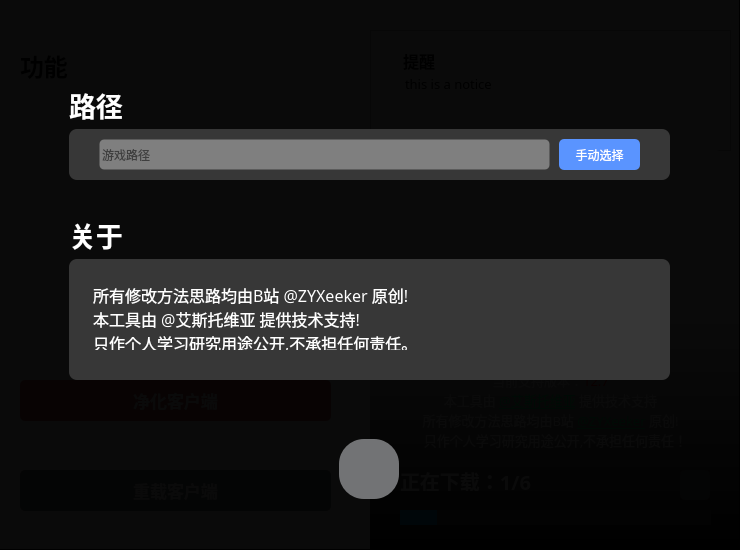
<?xml version="1.0" encoding="UTF-8"?>
<ui version="4.0">
 <class>MainWindow</class>
 <widget class="QMainWindow" name="MainWindow">
  <property name="geometry">
   <rect>
    <x>0</x>
    <y>0</y>
    <width>740</width>
    <height>550</height>
   </rect>
  </property>
  <property name="minimumSize">
   <size>
    <width>740</width>
    <height>550</height>
   </size>
  </property>
  <property name="maximumSize">
   <size>
    <width>740</width>
    <height>550</height>
   </size>
  </property>
  <property name="windowTitle">
   <string>MainWindow</string>
  </property>
  <widget class="QWidget" name="centralwidget">
   <widget class="QPushButton" name="smtx">
    <property name="geometry">
     <rect>
      <x>20</x>
      <y>380</y>
      <width>311</width>
      <height>41</height>
     </rect>
    </property>
    <property name="font">
     <font>
      <family>微软雅黑</family>
      <pointsize>13</pointsize>
      <bold>true</bold>
     </font>
    </property>
    <property name="styleSheet">
     <string notr="true">QPushButton
{
background-color:rgb(200, 74, 76);
color:white;
border-radius:5px;
}
QPushButton::hover{
background-color:rgb(170, 74, 76);
}

QPushButton::pressed{
background-color:rgb(165, 54, 76);
}
</string>
    </property>
    <property name="text">
     <string>净化客户端</string>
    </property>
    <property name="flat">
     <bool>true</bool>
    </property>
   </widget>
   <widget class="QListWidget" name="options_widget">
    <property name="geometry">
     <rect>
      <x>20</x>
      <y>110</y>
      <width>311</width>
      <height>231</height>
     </rect>
    </property>
    <property name="font">
     <font>
      <pointsize>12</pointsize>
     </font>
    </property>
    <property name="styleSheet">
     <string notr="true">background-color:rgba(255, 255, 255, 0);
border:1px solid rgb(255, 255, 255, 0);
;
color: rgb(0, 0, 0);</string>
    </property>
    <property name="frameShadow">
     <enum>QFrame::Plain</enum>
    </property>
    <property name="sizeAdjustPolicy">
     <enum>QAbstractScrollArea::AdjustToContents</enum>
    </property>
   </widget>
   <widget class="QProgressBar" name="progressBar">
    <property name="geometry">
     <rect>
      <x>400</x>
      <y>510</y>
      <width>311</width>
      <height>15</height>
     </rect>
    </property>
    <property name="styleSheet">
     <string notr="true">QProgressBar{
border: none;
color: white;
text-align: center;
background: rgb(68, 69, 73);
}
QProgressBar::chunk {
border: none;
background: rgb(0, 160, 230);
}</string>
    </property>
    <property name="value">
     <number>12</number>
    </property>
    <property name="textVisible">
     <bool>false</bool>
    </property>
   </widget>
   <widget class="QLabel" name="label_3">
    <property name="geometry">
     <rect>
      <x>0</x>
      <y>0</y>
      <width>741</width>
      <height>550</height>
     </rect>
    </property>
    <property name="styleSheet">
     <string notr="true">background-image: url(:/img/riot-background.png);
</string>
    </property>
    <property name="text">
     <string/>
    </property>
   </widget>
   <widget class="QLabel" name="label_4">
    <property name="geometry">
     <rect>
      <x>370</x>
      <y>0</y>
      <width>370</width>
      <height>551</height>
     </rect>
    </property>
    <property name="styleSheet">
     <string notr="true">background-color: qlineargradient(spread:pad, x1:0, y1:1, x2:0, y2:0.584955, stop:0 rgba(0, 0, 0, 255), stop:1 rgba(255, 255, 255, 90));</string>
    </property>
    <property name="text">
     <string/>
    </property>
   </widget>
   <widget class="QLabel" name="current_operation">
    <property name="geometry">
     <rect>
      <x>400</x>
      <y>470</y>
      <width>261</width>
      <height>21</height>
     </rect>
    </property>
    <property name="font">
     <font>
      <family>微软雅黑</family>
      <pointsize>15</pointsize>
      <bold>true</bold>
     </font>
    </property>
    <property name="styleSheet">
     <string notr="true">color: rgb(255, 255, 255);</string>
    </property>
    <property name="text">
     <string>正在下载：1/6</string>
    </property>
   </widget>
   <widget class="QPushButton" name="close_window">
    <property name="geometry">
     <rect>
      <x>700</x>
      <y>0</y>
      <width>41</width>
      <height>25</height>
     </rect>
    </property>
    <property name="styleSheet">
     <string notr="true">QPushButton
{
background-color: rgb(255, 255, 255,0);
border:1px solid rgb(255, 255, 255, 0);
}
QPushButton::hover{
background-color: rgba(255, 0, 0, 90);
}
QPushButton::pressed{
background-color: rgb(255, 0, 0,180);
}

</string>
    </property>
    <property name="icon">
     <iconset resource="LCU.qrc">
      <normaloff>:/img/close.png</normaloff>:/img/close.png</iconset>
    </property>
   </widget>
   <widget class="QPushButton" name="minimize">
    <property name="geometry">
     <rect>
      <x>660</x>
      <y>0</y>
      <width>41</width>
      <height>25</height>
     </rect>
    </property>
    <property name="styleSheet">
     <string notr="true">QPushButton
{
background-color: rgb(255, 255, 255,0);
border:1px solid rgb(255, 255, 255, 0);
}
QPushButton::hover{
background-color: rgb(255, 255, 255,100);
}
QPushButton::pressed{
background-color: rgb(255, 255, 255,150);
}

</string>
    </property>
    <property name="icon">
     <iconset resource="LCU.qrc">
      <normaloff>:/img/icon_minimize.png</normaloff>:/img/icon_minimize.png</iconset>
    </property>
   </widget>
   <widget class="QLabel" name="program_title">
    <property name="geometry">
     <rect>
      <x>10</x>
      <y>0</y>
      <width>221</width>
      <height>21</height>
     </rect>
    </property>
    <property name="font">
     <font>
      <family>微软雅黑</family>
      <pointsize>10</pointsize>
     </font>
    </property>
    <property name="styleSheet">
     <string notr="true">color: rgb(255, 255, 255);</string>
    </property>
    <property name="text">
     <string>LCU 还原（标题）</string>
    </property>
   </widget>
   <widget class="QLabel" name="label_5">
    <property name="geometry">
     <rect>
      <x>0</x>
      <y>0</y>
      <width>370</width>
      <height>551</height>
     </rect>
    </property>
    <property name="font">
     <font>
      <pointsize>8</pointsize>
     </font>
    </property>
    <property name="styleSheet">
     <string notr="true">background-color: rgb(255, 255, 255);</string>
    </property>
    <property name="text">
     <string/>
    </property>
   </widget>
   <widget class="QLabel" name="label">
    <property name="geometry">
     <rect>
      <x>470</x>
      <y>160</y>
      <width>145</width>
      <height>151</height>
     </rect>
    </property>
    <property name="text">
     <string/>
    </property>
    <property name="pixmap">
     <pixmap resource="LCU.qrc">:/img/lol_icon.png</pixmap>
    </property>
    <property name="scaledContents">
     <bool>true</bool>
    </property>
   </widget>
   <widget class="QLabel" name="label_6">
    <property name="geometry">
     <rect>
      <x>380</x>
      <y>310</y>
      <width>321</width>
      <height>41</height>
     </rect>
    </property>
    <property name="font">
     <font>
      <family>微软雅黑</family>
      <pointsize>20</pointsize>
      <bold>true</bold>
     </font>
    </property>
    <property name="styleSheet">
     <string notr="true">color: rgb(255, 255, 255);</string>
    </property>
    <property name="text">
     <string>LCU替换工具</string>
    </property>
    <property name="alignment">
     <set>Qt::AlignCenter</set>
    </property>
   </widget>
   <widget class="QLabel" name="label_7">
    <property name="geometry">
     <rect>
      <x>380</x>
      <y>350</y>
      <width>321</width>
      <height>20</height>
     </rect>
    </property>
    <property name="font">
     <font>
      <family>微软雅黑</family>
      <pointsize>10</pointsize>
     </font>
    </property>
    <property name="styleSheet">
     <string notr="true">color: rgb(255, 255, 255);</string>
    </property>
    <property name="text">
     <string>V2.0</string>
    </property>
    <property name="alignment">
     <set>Qt::AlignCenter</set>
    </property>
   </widget>
   <widget class="QLabel" name="label_8">
    <property name="geometry">
     <rect>
      <x>20</x>
      <y>50</y>
      <width>211</width>
      <height>31</height>
     </rect>
    </property>
    <property name="font">
     <font>
      <family>微软雅黑</family>
      <pointsize>18</pointsize>
      <bold>true</bold>
     </font>
    </property>
    <property name="text">
     <string>功能</string>
    </property>
   </widget>
   <widget class="QFrame" name="about_frame">
    <property name="geometry">
     <rect>
      <x>-1</x>
      <y>-1</y>
      <width>741</width>
      <height>551</height>
     </rect>
    </property>
    <property name="styleSheet">
     <string notr="true">background-color: rgba(0, 0, 0, 245);</string>
    </property>
    <property name="frameShape">
     <enum>QFrame::StyledPanel</enum>
    </property>
    <property name="frameShadow">
     <enum>QFrame::Raised</enum>
    </property>
    <widget class="QLabel" name="label_10">
     <property name="geometry">
      <rect>
       <x>70</x>
       <y>90</y>
       <width>111</width>
       <height>31</height>
      </rect>
     </property>
     <property name="font">
      <font>
       <family>微软雅黑</family>
       <pointsize>20</pointsize>
       <bold>true</bold>
      </font>
     </property>
     <property name="styleSheet">
      <string notr="true">background-color: rgba(255, 255, 255, 0);
color: rgb(255, 255, 255);</string>
     </property>
     <property name="text">
      <string>路径</string>
     </property>
    </widget>
    <widget class="QFrame" name="path">
     <property name="geometry">
      <rect>
       <x>70</x>
       <y>130</y>
       <width>601</width>
       <height>51</height>
      </rect>
     </property>
     <property name="styleSheet">
      <string notr="true">background-color: rgb(55, 55, 55);
border-radius:8px;</string>
     </property>
     <property name="frameShape">
      <enum>QFrame::StyledPanel</enum>
     </property>
     <property name="frameShadow">
      <enum>QFrame::Raised</enum>
     </property>
     <widget class="QLineEdit" name="path_show">
      <property name="geometry">
       <rect>
        <x>30</x>
        <y>10</y>
        <width>451</width>
        <height>31</height>
       </rect>
      </property>
      <property name="font">
       <font>
        <family>微软雅黑</family>
       </font>
      </property>
      <property name="styleSheet">
       <string notr="true">background-color: rgb(176, 176, 176,150);
border:1px solid rgb(255, 255, 255, 0);
border-radius:5px;</string>
      </property>
      <property name="text">
       <string/>
      </property>
      <property name="readOnly">
       <bool>true</bool>
      </property>
      <property name="placeholderText">
       <string>游戏路径</string>
      </property>
     </widget>
     <widget class="QPushButton" name="manual_operation">
      <property name="geometry">
       <rect>
        <x>490</x>
        <y>10</y>
        <width>81</width>
        <height>31</height>
       </rect>
      </property>
      <property name="font">
       <font>
        <family>微软雅黑</family>
        <bold>false</bold>
       </font>
      </property>
      <property name="styleSheet">
       <string notr="true">QPushButton
{
background-color: rgb(90, 148, 255);
color:white;
border-radius:5px;
}
QPushButton::hover{
background-color: rgb(80, 133, 226);
}

QPushButton::pressed{
background-color:rgb(65, 113, 200);
}

</string>
      </property>
      <property name="text">
       <string>手动选择</string>
      </property>
     </widget>
    </widget>
    <widget class="QPushButton" name="about_close">
     <property name="geometry">
      <rect>
       <x>340</x>
       <y>440</y>
       <width>60</width>
       <height>60</height>
      </rect>
     </property>
     <property name="styleSheet">
      <string notr="true">QPushButton
{
background-color: rgb(114,115,117);
border-radius:25px;
color:white;
}
QPushButton::hover{
background-color: rgb(158,159,160);
}

QPushButton::pressed{
background-color:rgb(91,92,95);
}
</string>
     </property>
     <property name="icon">
      <iconset resource="LCU.qrc">
       <normaloff>:/img/close.png</normaloff>:/img/close.png</iconset>
     </property>
     <property name="iconSize">
      <size>
       <width>30</width>
       <height>30</height>
      </size>
     </property>
    </widget>
    <widget class="QLabel" name="label_11">
     <property name="geometry">
      <rect>
       <x>70</x>
       <y>220</y>
       <width>111</width>
       <height>31</height>
      </rect>
     </property>
     <property name="font">
      <font>
       <family>微软雅黑</family>
       <pointsize>20</pointsize>
       <bold>true</bold>
      </font>
     </property>
     <property name="styleSheet">
      <string notr="true">background-color: rgba(255, 255, 255, 0);
color: rgb(255, 255, 255);</string>
     </property>
     <property name="text">
      <string>关于</string>
     </property>
    </widget>
    <widget class="QFrame" name="about">
     <property name="geometry">
      <rect>
       <x>70</x>
       <y>260</y>
       <width>601</width>
       <height>121</height>
      </rect>
     </property>
     <property name="styleSheet">
      <string notr="true">background-color: rgb(55, 55, 55);
border-radius:8px;</string>
     </property>
     <property name="frameShape">
      <enum>QFrame::StyledPanel</enum>
     </property>
     <property name="frameShadow">
      <enum>QFrame::Raised</enum>
     </property>
     <widget class="QPlainTextEdit" name="plainTextEdit_2">
      <property name="geometry">
       <rect>
        <x>20</x>
        <y>20</y>
        <width>551</width>
        <height>71</height>
       </rect>
      </property>
      <property name="font">
       <font>
        <family>微软雅黑</family>
        <pointsize>12</pointsize>
       </font>
      </property>
      <property name="styleSheet">
       <string notr="true">color: rgb(255, 255, 255);</string>
      </property>
      <property name="verticalScrollBarPolicy">
       <enum>Qt::ScrollBarAlwaysOff</enum>
      </property>
      <property name="readOnly">
       <bool>true</bool>
      </property>
      <property name="plainText">
       <string>所有修改方法思路均由B站 @ZYXeeker 原创!
本工具由 @艾斯托维亚 提供技术支持!
只作个人学习研究用途公开,不承担任何责任。</string>
      </property>
     </widget>
    </widget>
   </widget>
   <widget class="QPushButton" name="restart">
    <property name="geometry">
     <rect>
      <x>20</x>
      <y>470</y>
      <width>311</width>
      <height>41</height>
     </rect>
    </property>
    <property name="font">
     <font>
      <family>微软雅黑</family>
      <pointsize>13</pointsize>
      <bold>true</bold>
     </font>
    </property>
    <property name="styleSheet">
     <string notr="true">QPushButton
{
background-color: rgb(114,115,117);
color:white;
border-radius:5px;
}
QPushButton::hover{
background-color: rgb(158,159,160);
}

QPushButton::pressed{
background-color:rgb(91,92,95);
}
</string>
    </property>
    <property name="text">
     <string>重载客户端</string>
    </property>
    <property name="flat">
     <bool>true</bool>
    </property>
   </widget>
   <widget class="QPushButton" name="settings">
    <property name="geometry">
     <rect>
      <x>680</x>
      <y>470</y>
      <width>30</width>
      <height>30</height>
     </rect>
    </property>
    <property name="toolTip">
     <string>设置</string>
    </property>
    <property name="styleSheet">
     <string notr="true">QPushButton
{
background-color: rgb(114,115,117);
color:white;
border-radius:5px;
}
QPushButton::hover{
background-color: rgb(158,159,160);
}

QPushButton::pressed{
background-color:rgb(91,92,95);
}
</string>
    </property>
    <property name="text">
     <string/>
    </property>
    <property name="icon">
     <iconset resource="LCU.qrc">
      <normaloff>:/img/sq-setting.png</normaloff>:/img/sq-setting.png</iconset>
    </property>
   </widget>
   <widget class="QPushButton" name="notification_btn">
    <property name="geometry">
     <rect>
      <x>310</x>
      <y>50</y>
      <width>21</width>
      <height>21</height>
     </rect>
    </property>
    <property name="toolTip">
     <string>通知</string>
    </property>
    <property name="styleSheet">
     <string notr="true">QPushButton
{
background-color: rgba(255, 255, 255, 0);
border-image: url(:/img/notification.png);
}
QPushButton::hover{
border-image: url(:/img/notification_hover.png);
}
QPushButton::pressed{
border-image: url(:/img/notification_pressed.png);
}
</string>
    </property>
    <property name="flat">
     <bool>true</bool>
    </property>
   </widget>
   <widget class="QFrame" name="notification_frame">
    <property name="geometry">
     <rect>
      <x>370</x>
      <y>30</y>
      <width>361</width>
      <height>121</height>
     </rect>
    </property>
    <property name="frameShape">
     <enum>QFrame::StyledPanel</enum>
    </property>
    <property name="frameShadow">
     <enum>QFrame::Raised</enum>
    </property>
    <widget class="QLabel" name="label_2">
     <property name="geometry">
      <rect>
       <x>20</x>
       <y>10</y>
       <width>331</width>
       <height>111</height>
      </rect>
     </property>
     <property name="styleSheet">
      <string notr="true">background-color: rgb(255, 255, 255);
border-radius:5px;
border-color: rgb(0, 0, 0);</string>
     </property>
     <property name="text">
      <string/>
     </property>
    </widget>
    <widget class="QPushButton" name="notification_close">
     <property name="geometry">
      <rect>
       <x>310</x>
       <y>10</y>
       <width>31</width>
       <height>25</height>
      </rect>
     </property>
     <property name="styleSheet">
      <string notr="true">QPushButton
{
background-color: rgb(255, 255, 255,0);
border:1px solid rgb(255, 255, 255, 0);
}
QPushButton::hover{
background-color: rgba(255, 0, 0, 90);
}
QPushButton::pressed{
background-color: rgb(255, 0, 0,180);
}

</string>
     </property>
     <property name="icon">
      <iconset resource="LCU.qrc">
       <normaloff>:/img/close.png</normaloff>:/img/close.png</iconset>
     </property>
    </widget>
    <widget class="QLabel" name="label_9">
     <property name="geometry">
      <rect>
       <x>33</x>
       <y>20</y>
       <width>61</width>
       <height>21</height>
      </rect>
     </property>
     <property name="font">
      <font>
       <family>微软雅黑</family>
       <pointsize>12</pointsize>
       <bold>true</bold>
      </font>
     </property>
     <property name="text">
      <string>提醒</string>
     </property>
    </widget>
    <widget class="QPlainTextEdit" name="plainTextEdit">
     <property name="geometry">
      <rect>
       <x>30</x>
       <y>40</y>
       <width>311</width>
       <height>71</height>
      </rect>
     </property>
     <property name="font">
      <font>
       <family>微软雅黑</family>
       <pointsize>10</pointsize>
      </font>
     </property>
     <property name="styleSheet">
      <string notr="true">background-color: rgb(255, 255, 255,0);
border:1px solid rgb(255, 255, 255, 0);
</string>
     </property>
     <property name="verticalScrollBarPolicy">
      <enum>Qt::ScrollBarAlwaysOff</enum>
     </property>
     <property name="readOnly">
      <bool>true</bool>
     </property>
     <property name="plainText">
      <string>this is a notice</string>
     </property>
    </widget>
   </widget>
   <widget class="QLabel" name="label_12">
    <property name="geometry">
     <rect>
      <x>390</x>
      <y>410</y>
      <width>321</width>
      <height>20</height>
     </rect>
    </property>
    <property name="font">
     <font>
      <family>微软雅黑</family>
      <pointsize>10</pointsize>
     </font>
    </property>
    <property name="styleSheet">
     <string notr="true">color: rgb(255, 255, 255);</string>
    </property>
    <property name="text">
     <string>&lt;html&gt;&lt;head/&gt;&lt;body&gt;&lt;p&gt;所有修改方法思路均由B站 &lt;a href=&quot;https://space.bilibili.com/186789482&quot;&gt;&lt;span style=&quot; text-decoration: underline; color:#00ff7f;&quot;&gt;@ZYXeeker&lt;/span&gt;&lt;/a&gt; 原创!&lt;/p&gt;&lt;/body&gt;&lt;/html&gt;</string>
    </property>
    <property name="alignment">
     <set>Qt::AlignCenter</set>
    </property>
   </widget>
   <widget class="QLabel" name="label_13">
    <property name="geometry">
     <rect>
      <x>390</x>
      <y>390</y>
      <width>321</width>
      <height>20</height>
     </rect>
    </property>
    <property name="font">
     <font>
      <family>微软雅黑</family>
      <pointsize>10</pointsize>
     </font>
    </property>
    <property name="styleSheet">
     <string notr="true">color: rgb(255, 255, 255);</string>
    </property>
    <property name="text">
     <string>&lt;html&gt;&lt;head/&gt;&lt;body&gt;&lt;p&gt;本工具由 &lt;a href=&quot;https://space.bilibili.com/86332521&quot;&gt;&lt;span style=&quot; text-decoration: underline; color:#00ff7f;&quot;&gt;@艾斯托维亚&lt;/span&gt;&lt;/a&gt; 提供技术支持&lt;/p&gt;&lt;/body&gt;&lt;/html&gt;</string>
    </property>
    <property name="alignment">
     <set>Qt::AlignCenter</set>
    </property>
   </widget>
   <widget class="QLabel" name="label_14">
    <property name="geometry">
     <rect>
      <x>390</x>
      <y>430</y>
      <width>331</width>
      <height>20</height>
     </rect>
    </property>
    <property name="font">
     <font>
      <family>微软雅黑</family>
      <pointsize>10</pointsize>
     </font>
    </property>
    <property name="styleSheet">
     <string notr="true">color: rgb(255, 255, 255);</string>
    </property>
    <property name="text">
     <string>只作个人学习研究用途公开,不承担任何责任！</string>
    </property>
    <property name="alignment">
     <set>Qt::AlignCenter</set>
    </property>
   </widget>
   <widget class="QLabel" name="label_15">
    <property name="geometry">
     <rect>
      <x>390</x>
      <y>370</y>
      <width>321</width>
      <height>20</height>
     </rect>
    </property>
    <property name="font">
     <font>
      <family>微软雅黑</family>
      <pointsize>10</pointsize>
     </font>
    </property>
    <property name="styleSheet">
     <string notr="true">color: rgb(255, 255, 255);</string>
    </property>
    <property name="text">
     <string>当前支持版本：&lt;font color=&quot;#FF0000&quot;&gt;12.7&lt;/font&gt;</string>
    </property>
    <property name="alignment">
     <set>Qt::AlignCenter</set>
    </property>
   </widget>
   <zorder>label_3</zorder>
   <zorder>label_4</zorder>
   <zorder>progressBar</zorder>
   <zorder>current_operation</zorder>
   <zorder>program_title</zorder>
   <zorder>label_5</zorder>
   <zorder>options_widget</zorder>
   <zorder>smtx</zorder>
   <zorder>label</zorder>
   <zorder>label_6</zorder>
   <zorder>label_7</zorder>
   <zorder>label_8</zorder>
   <zorder>restart</zorder>
   <zorder>settings</zorder>
   <zorder>notification_btn</zorder>
   <zorder>notification_frame</zorder>
   <zorder>label_12</zorder>
   <zorder>label_13</zorder>
   <zorder>label_14</zorder>
   <zorder>close_window</zorder>
   <zorder>minimize</zorder>
   <zorder>label_15</zorder>
   <zorder>about_frame</zorder>
  </widget>
 </widget>
 <resources>
  <include location="LCU.qrc"/>
 </resources>
 <connections>
  <connection>
   <sender>about_close</sender>
   <signal>clicked()</signal>
   <receiver>about_frame</receiver>
   <slot>hide()</slot>
   <hints>
    <hint type="sourcelabel">
     <x>368</x>
     <y>488</y>
    </hint>
    <hint type="destinationlabel">
     <x>369</x>
     <y>274</y>
    </hint>
   </hints>
  </connection>
  <connection>
   <sender>close_window</sender>
   <signal>clicked()</signal>
   <receiver>MainWindow</receiver>
   <slot>close()</slot>
   <hints>
    <hint type="sourcelabel">
     <x>720</x>
     <y>12</y>
    </hint>
    <hint type="destinationlabel">
     <x>369</x>
     <y>274</y>
    </hint>
   </hints>
  </connection>
  <connection>
   <sender>minimize</sender>
   <signal>clicked()</signal>
   <receiver>MainWindow</receiver>
   <slot>showMinimized()</slot>
   <hints>
    <hint type="sourcelabel">
     <x>680</x>
     <y>12</y>
    </hint>
    <hint type="destinationlabel">
     <x>369</x>
     <y>274</y>
    </hint>
   </hints>
  </connection>
  <connection>
   <sender>settings</sender>
   <signal>clicked()</signal>
   <receiver>about_frame</receiver>
   <slot>show()</slot>
   <hints>
    <hint type="sourcelabel">
     <x>694</x>
     <y>484</y>
    </hint>
    <hint type="destinationlabel">
     <x>369</x>
     <y>274</y>
    </hint>
   </hints>
  </connection>
  <connection>
   <sender>notification_btn</sender>
   <signal>clicked()</signal>
   <receiver>notification_frame</receiver>
   <slot>show()</slot>
   <hints>
    <hint type="sourcelabel">
     <x>320</x>
     <y>60</y>
    </hint>
    <hint type="destinationlabel">
     <x>550</x>
     <y>80</y>
    </hint>
   </hints>
  </connection>
  <connection>
   <sender>notification_close</sender>
   <signal>clicked()</signal>
   <receiver>notification_frame</receiver>
   <slot>hide()</slot>
   <hints>
    <hint type="sourcelabel">
     <x>695</x>
     <y>52</y>
    </hint>
    <hint type="destinationlabel">
     <x>550</x>
     <y>80</y>
    </hint>
   </hints>
  </connection>
 </connections>
</ui>
